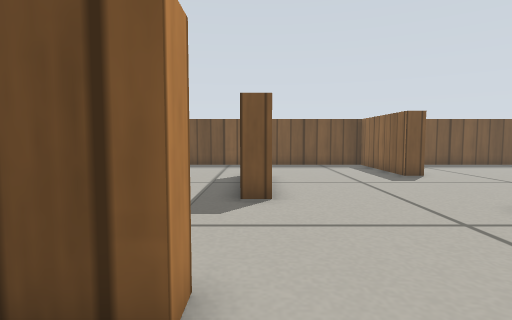
[1] (above)

17 first-person views from a walk through a robot-simulator world made for Gazebo. The camera is 0.29 m above the floor, tilts 4° down and sees 80° across. The floor is counted in squares, 0.2 m on a side. Each view is taken from the middle of a square. On the plan, view 1 faces up. The plan holds only what a view shows up to about 14 squares ahead; the rest is blank. Gazebo's built-in surfaces are drawn with simple patterns.

[2]
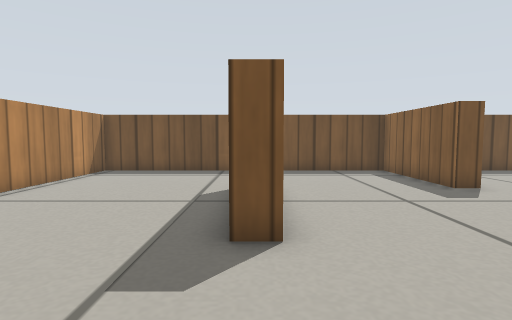

[3]
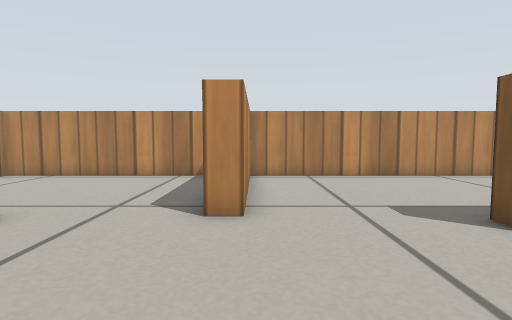

[4]
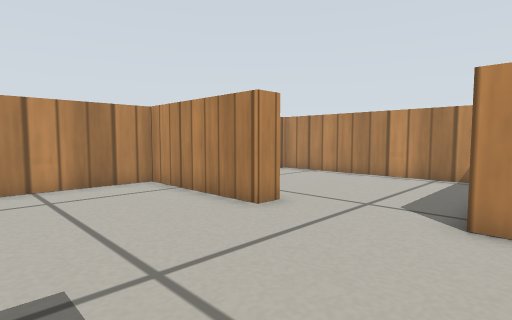

[5]
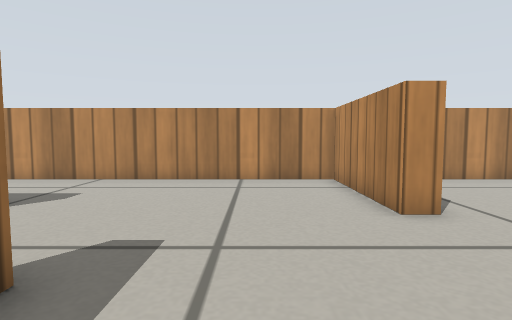

[6]
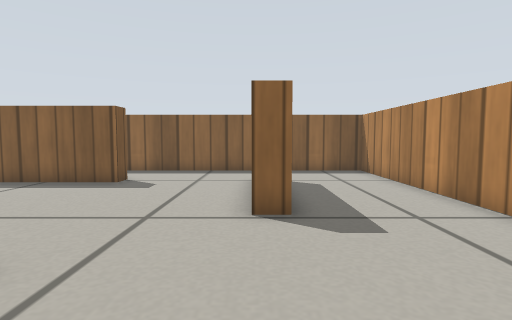

[7]
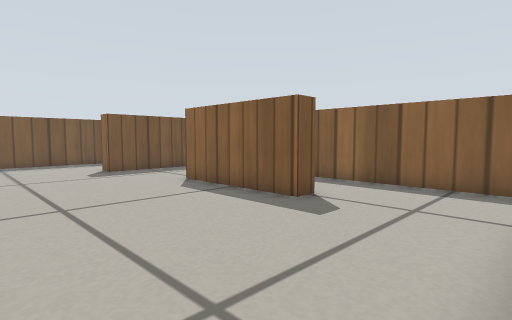

[8]
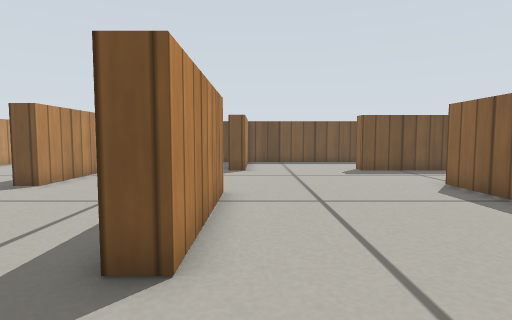

[9]
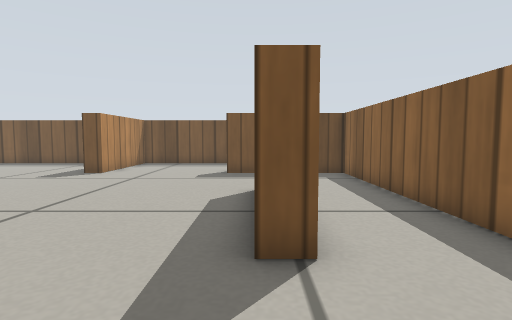

[10]
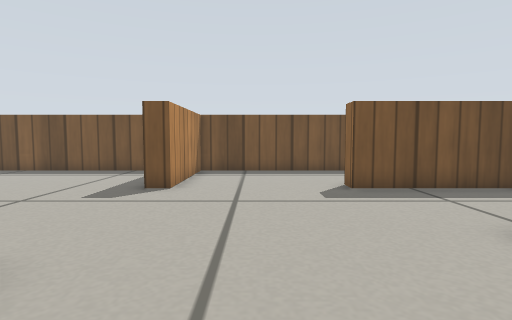

[11]
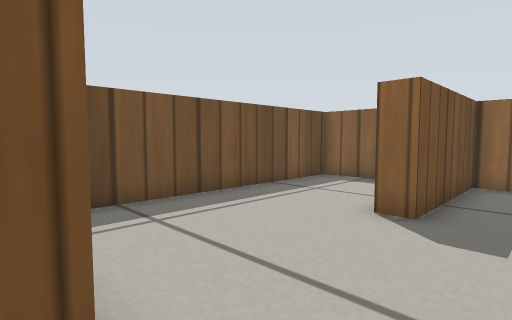

[12]
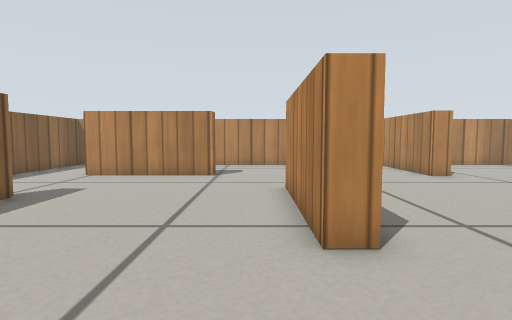

[13]
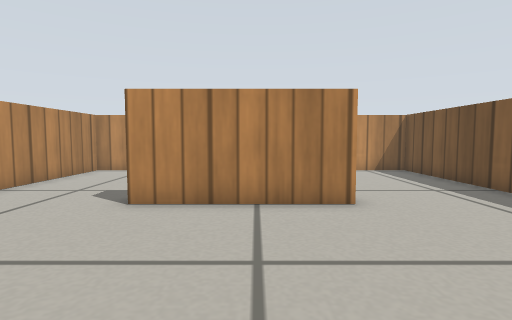

[14]
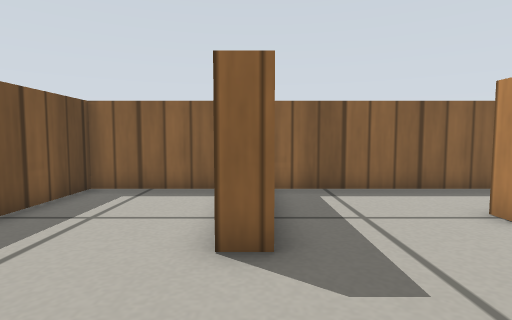

[15]
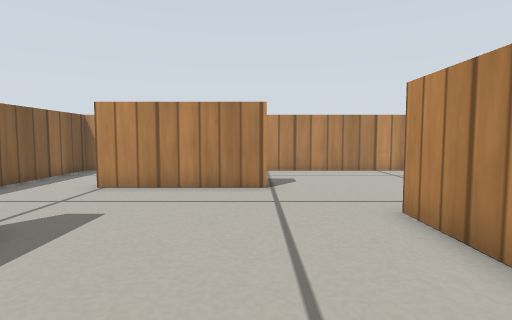

[16]
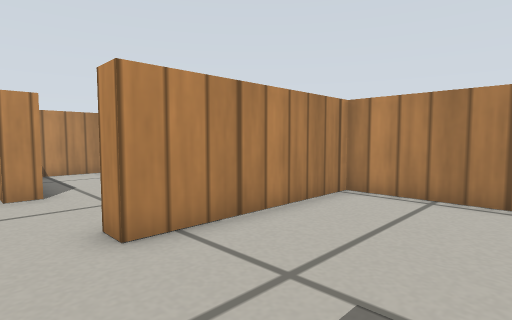

[17]
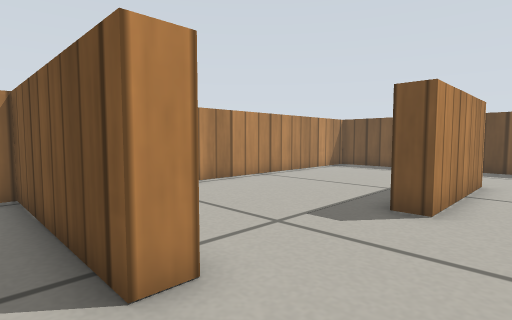

### Floor plan
Points are (right, up) in squares from view 1. A wall is a line through its corners. A room is listed if a view was taken in it or the views show most of it. See-through windows are left out.
Room 1 (view 1)
walls: (-0.6, -1.7) (0.4, -1.7); (-0.6, 2) (-6.8, 2) (-6.8, -6.7) (-1.4, -6.7)
ways out: opening at (-0.3, 0) to room 2
Room 2 (views 2, 3, 4, 5, 6, 7, 8, 9, 10, 11, 12, 13, 14, 15, 16, 17)
walls: (5.2, 6.1) (6.1, 6.1) (6.1, 1.1) (5.4, 1.1); (6.5, 11.8) (5.8, 11.8) (5.8, 16.7) (-6.8, 16.7) (-6.8, 2.8) (-0.6, 2.8) (-0.6, 2); (0.4, -1.7) (0.4, -6.8); (0.4, 12.2) (0.4, 7.2) (-0.4, 7.2); (8.7, -2.8) (8.7, -1.9) (13.8, -1.9); (13.8, 2.6) (13, 2.6) (13, 7.5) (13.8, 7.5); (0.1, -6.7) (16.7, -6.7) (16.7, 11.8) (11.8, 11.8) (11.8, 12.6)
ways out: opening at (-0.3, 0) to room 1; opening at (9, 12) to room 3
Room 3 (no view inside)
walls: (16.7, 13.1) (16.7, 16.7) (6.5, 16.7) (6.5, 11.8)
ways out: opening at (9, 12) to room 2

Positions as (right, up) in squares from view 1, and headings:
1: (0, 0), facing up
2: (0, 3), facing up
3: (5, 3), facing left
4: (5, 3), facing down-left
5: (3, 4), facing down
6: (3, -2), facing right
7: (7, -2), facing up-right
8: (7, -2), facing up
9: (13, -1), facing up
10: (9, 3), facing up
11: (6, 10), facing up-right
12: (7, 10), facing down
13: (7, 10), facing left
14: (8, 12), facing right
15: (9, 7), facing down
16: (1, 7), facing down-left
17: (2, 1), facing up-left
